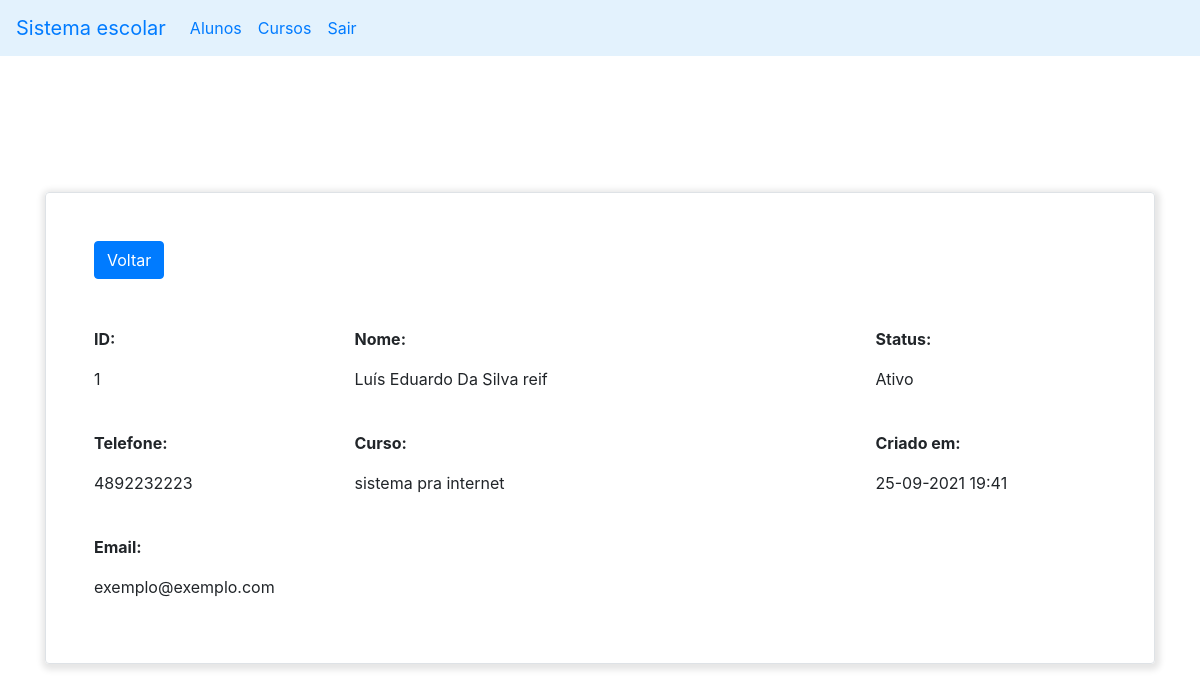
The page /view/visualizar_aluno.php?id=1 on the database its author committed.
### tables this page shows
CREATE TABLE `students` (
  `id` int(11) NOT NULL,
  `name` varchar(150) NOT NULL,
  `email` varchar(250) NOT NULL,
  `password` varchar(30) NOT NULL,
  `phone` varchar(15) NOT NULL,
  `course` int(150) NOT NULL,
  `status` tinyint(1) NOT NULL,
  `created_at` timestamp NOT NULL DEFAULT current_timestamp(),
  `updated_at` timestamp NULL DEFAULT NULL
);

CREATE TABLE `courses` (
  `id` int(11) NOT NULL,
  `nameCourse` varchar(200) NOT NULL,
  `description` text NOT NULL,
  `dateStart` date NOT NULL,
  `dateFinish` date NOT NULL,
  `status` tinyint(1) NOT NULL,
  `created_at` timestamp NULL DEFAULT current_timestamp(),
  `updated_at` timestamp NULL DEFAULT NULL
);

### models/Student.php (called while the page is built, shortened)
<?php
class Student {
  private $id;
  private $name;
  private $email;
  private $phone;
  private $course;
  private $status;
  private $created_at;
  public function getId() {
    return $this->id;
  }
  public function setId($id) {
    $this->id = $id;
  }
  public function getName() {
    return $this->name;
  }
  public function setName($name) {
    $this->name = $name;
  }
  public function getEmail() {
    return $this->email;
  }
  public function setEmail($email) {
    $this->email = $email;
  }
  public function getPhone() {
    return $this->phone;
  }
  public function setPhone($phone) {
    $this->phone = $phone;
  }
  public function getCourse() {
    return $this->course;
  }
  public function setCourse($course) {
    $this->course = $course;
  }
  public function getStatus() {
    if($this->status === '1') {
      return 1;
    } else {
      return 0;
    }
  }
  public function setStatus($status) {
    $this->status = $status;
  }
  public function getCreatedAt() {
    return date('d-m-Y H:i', strtotime($this->created_at));
  }
  public function setCreatedAt($createdAt) {
    $this->created_at = $createdAt;
  }
}

### models/Courses.php (called while the page is built, shortened)
<?php
class Courses {
  private $nameCourse;
  public function getNameCourse() {
    return $this->nameCourse;
  }
  public function setNameCourse($name) {
    $this->nameCourse = $name;
  }
}

### view/visualizar_aluno.php (the view)
<?php
  include_once '../config.php';
  include_once '../models/Student.php';
  include_once '../models/Courses.php';
  $id = $_GET['id'];
  $sql = $pdo->query("SELECT * FROM Students WHERE id =".$id);
  $student = [];
  if($sql->rowCount() > 0){
    $data = $sql->fetch();
    $student1 = new Student();
    $student1->setId($data['id']);
    $student1->setName($data['name']);
    $student1->setEmail($data['email']);
    $student1->setPassword($data['password']);
    $student1->setPhone($data['phone']);
    $student1->setCourse($data['course']);
    $student1->setStatus($data['status']);
    $student1->setCreatedAt($data['created_at']);
    $student1->setUpdatedAt($data['updated_at']);
    $student[] = $student1;
  }
  $sql2 = $pdo->query("SELECT * FROM courses WHERE id=".$student[0]->getCourse());
  $array2 = [];
  if($sql2->rowCount() > 0) {
    $data2 = $sql2->fetch();
    $courses = new Courses();
    $courses->setId($data2['id']);
    $courses->setNameCourse($data2['nameCourse']);
    $courses->setDescription($data2['description']);
    $courses->setDateStart($data2['dateStart']);
    $courses->setDateFinish($data2['dateFinish']);
    $courses->setStatus($data2['status']);
    $courses->setCreatedAt($data2['created_at']);
    $courses->setUpdatedAt($data2['updated_at']);
    $array2[] = $courses;
  }
?>
  <?php include_once './header.php'?>
  <main class="d-flex container align-items-center" style="height: calc(100vh - 56px); ">
    <div class="container-fluid border rounded p-5" style="box-shadow: 1px 2px 6px 4px rgba(0,0,0,0.1)">
      <a href='./alunos.php' type="button" class="btn btn-primary">Voltar</a>
      <div class="row mt-5">
        <div class="col-md-3">
          <p class="font-weight-bold">ID:</p>
        </div>
        <div class="col-md-6">
          <p class="font-weight-bold">Nome:</p>
        </div>
        <div class="col-md-3">
          <p class="font-weight-bold">Status:</p>
        </div>
      </div>
      <div class="row">
        <div class="col-md-3">
          <p><?=$student[0]->getId();?></p>
        </div>
        <div class="col-md-6">
          <p><?=$student[0]->getName();?></p>
        </div>
        <div class="col-md-3">
          <p><?php if($student[0]->getStatus() == 1) {echo 'Ativo';} else {echo'Inativo';}?></p>
        </div>
      </div>
      <div class="row mt-4">
        <div class="col-md-3">
          <p class="font-weight-bold">Telefone:</p>
        </div>
        <div class="col-md-6">
          <p class="font-weight-bold">Curso:</p>
        </div>
        <div class="col-md-3">
          <p class="font-weight-bold">Criado em:</p>
        </div>
      </div>
      <div class="row">
        <div class="col-md-3">
          <p><?=$student[0]->getPhone();?></p>
        </div>
        <div class="col-md-6">
          <p><?php if($array2) {echo $array2[0]->getNameCourse();} else {echo "Não possui curso";};?></p>
        </div>
        <div class="col-md-3">
          <p><?=$student[0]->getCreatedAt();?></p>
        </div>
      </div>
      <div class="row mt-4">
        <div class="col-md-6">
          <p class="font-weight-bold">Email:</p>
        </div>
      </div>
      <div class="row">
        <div class="col-md-6">
          <p><?=$student[0]->getEmail();?></p>
        </div>
      </div>
    </div>
  </main>
</body>
</html>

### rows shown on the page
students: id "1", name "Luís Eduardo Da Silva reif", phone "4892232223", created_at "25-09-2021 19:41", email "exemplo@exemplo.com"
courses: nameCourse "sistema pra internet"
